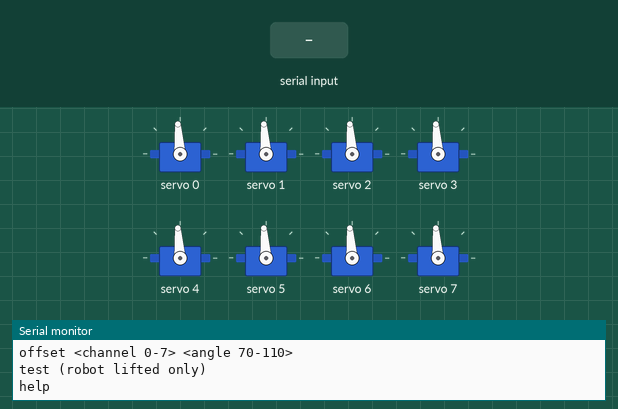
Recording of a sketch running on a simulated ESP32-S2. Shown: 8 × servo, the last lines printed to the serial monitor. The inputs (shaded band) are chosen by the test bench. Nothing arrives over Bluetooth unless stated.

Above: at 2.2 s.
2.3 s: "neutral 1\n" received over Serial
3.8 s: "test\n" received over Serial
At 3.98 s:
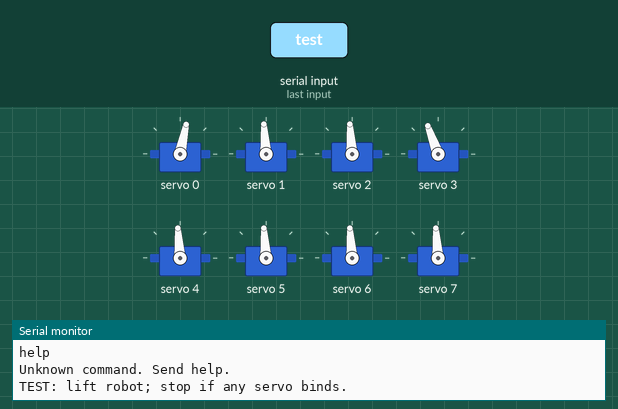
At 4.83 s:
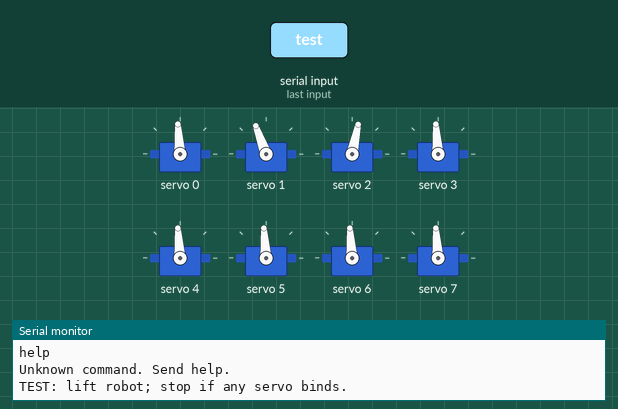
Timing chart, 0 to 11.6 s (numbered marks = the images above; inputs shaded):
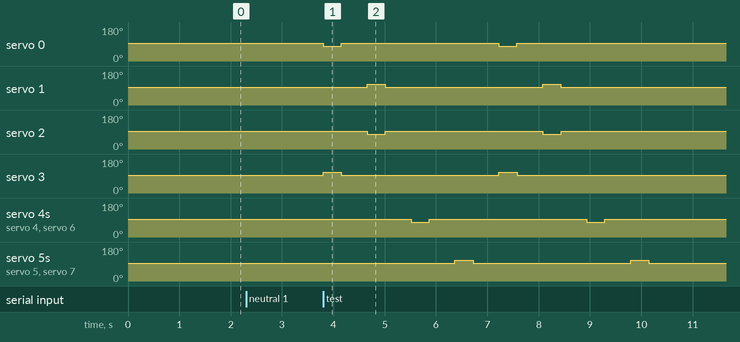

Measured:
- after the input at 3.8 s, servo 0: alternates 94° for 3.1 s and 78° for 0.35 s, 4 changes in all, then stays 94°, starting at once; servo 1: alternates 110° for 0.35 s and 94° for 3.1 s, starting after 0.86 s

The sketch:

QUADROPAD_Bluetooth_Mobile_Control.ino
```cpp
#include <Wire.h>
#include <Adafruit_PWMServoDriver.h>
#include "BluetoothSerial.h"

// QUADROPAD mobile control over Bluetooth Classic.
// For original ESP32 / ESP32-WROOM boards; not ESP32-S2/S3/C3.
// SDA=GPIO21, SCL=GPIO22, PCA9685 address=0x40
// CH0=R1, CH1=R2, CH2=L1, CH3=L2, CH4=R4, CH5=R3, CH6=L3, CH7=L4

Adafruit_PWMServoDriver pwm(0x40);
BluetoothSerial SerialBT;

const uint8_t SERVO_COUNT = 8;
const uint8_t R1=0, R2=1, L1=2, L2=3, R4=4, R3=5, L3=6, L4=7;
int pulseMin = 110;
int pulseMax = 510;
int neutralAngle[SERVO_COUNT] = {90,90,90,90,90,90,90,90};

// User-observed directions: inward channels 0,2,4,6; outward 1,3,5,7.
int direction[SERVO_COUNT] = {-1,1,-1,1,-1,1,-1,1};
const int SAFE_MIN_ANGLE = 70;
const int SAFE_MAX_ANGLE = 110;
const int MOVE_DELAY_MS = 350;
int lastAngle[SERVO_COUNT] = {90,90,90,90,90,90,90,90};

uint16_t angleToPulse(int angle) {
  angle = constrain(angle, 0, 180);
  return (uint16_t)map(angle, 0, 180, pulseMin, pulseMax);
}

void writePhysicalAngle(uint8_t channel, int angle) {
  if (channel >= SERVO_COUNT) return;
  pwm.setPWM(channel, 0, angleToPulse(constrain(angle, 0, 180)));
}

void sendMessage(const String &message) {
  Serial.println(message);
  if (SerialBT.hasClient()) SerialBT.println(message);
}

void setCalibratedAngle(uint8_t channel, int requestedAngle) {
  if (channel >= SERVO_COUNT) {
    sendMessage("ERROR: channel must be 0..7");
    return;
  }
  requestedAngle = constrain(requestedAngle, SAFE_MIN_ANGLE, SAFE_MAX_ANGLE);
  int physicalAngle = neutralAngle[channel] + direction[channel] * (requestedAngle - 90);
  physicalAngle = constrain(physicalAngle, SAFE_MIN_ANGLE, SAFE_MAX_ANGLE);
  writePhysicalAngle(channel, physicalAngle);
  lastAngle[channel] = physicalAngle;
}

void moveAllNeutral() {
  for (uint8_t ch=0; ch<SERVO_COUNT; ch++) {
    writePhysicalAngle(ch, neutralAngle[ch]);
    lastAngle[ch] = neutralAngle[ch];
  }
  delay(500);
}

void printHelp() {
  sendMessage("QUADROPAD Bluetooth commands:");
  sendMessage("neutral or rest or stop");
  sendMessage("servo <channel 0-7> <angle 70-110>, e.g. servo 0 100");
  sendMessage("dir <channel 0-7> <1 or -1>");
  sendMessage("offset <channel 0-7> <angle 70-110>");
  sendMessage("test (robot lifted only)");
  sendMessage("help");
}

void runSmallAlternatingTest() {
  sendMessage("TEST: lift robot; stop if any servo binds.");
  for (int cycle=0; cycle<2; cycle++) {
    setCalibratedAngle(R1,105); setCalibratedAngle(L2,105);
    delay(MOVE_DELAY_MS); moveAllNeutral();
    setCalibratedAngle(R2,105); setCalibratedAngle(L1,105);
    delay(MOVE_DELAY_MS); moveAllNeutral();
    setCalibratedAngle(R4,105); setCalibratedAngle(L3,105);
    delay(MOVE_DELAY_MS); moveAllNeutral();
    setCalibratedAngle(R3,105); setCalibratedAngle(L4,105);
    delay(MOVE_DELAY_MS); moveAllNeutral();
  }
  sendMessage("Test complete. Calibration test only, not a walking gait.");
}

void processCommand(String cmd) {
  cmd.trim();
  cmd.toLowerCase();
  if (!cmd.length()) return;

  if (cmd=="neutral" || cmd=="rest" || cmd=="stand" || cmd=="stop") {
    moveAllNeutral();
    sendMessage("Neutral pose applied.");
    return;
  }
  if (cmd=="test") { runSmallAlternatingTest(); return; }
  if (cmd=="help") { printHelp(); return; }

  if (cmd.startsWith("servo ")) {
    int p1=cmd.indexOf(' ');
    int p2=cmd.indexOf(' ',p1+1);
    if (p2<0) { sendMessage("Use: servo <channel> <angle>"); return; }
    int ch=cmd.substring(p1+1,p2).toInt();
    int angle=cmd.substring(p2+1).toInt();
    if (ch<0 || ch>=SERVO_COUNT) { sendMessage("Channel must be 0..7"); return; }
    if (angle<SAFE_MIN_ANGLE || angle>SAFE_MAX_ANGLE) {
      sendMessage("Angle must be 70..110 during calibration."); return;
    }
    setCalibratedAngle((uint8_t)ch,angle);
    sendMessage("Channel "+String(ch)+" set to requested angle "+String(angle));
    return;
  }

  if (cmd.startsWith("offset ")) {
    int p1=cmd.indexOf(' ');
    int p2=cmd.indexOf(' ',p1+1);
    if (p2<0) { sendMessage("Use: offset <channel> <neutral angle>"); return; }
    int ch=cmd.substring(p1+1,p2).toInt();
    int angle=cmd.substring(p2+1).toInt();
    if (ch<0 || ch>=SERVO_COUNT || angle<SAFE_MIN_ANGLE || angle>SAFE_MAX_ANGLE) {
      sendMessage("Use channel 0..7 and angle 70..110."); return;
    }
    neutralAngle[ch]=angle;
    writePhysicalAngle((uint8_t)ch,angle);
    lastAngle[ch]=angle;
    sendMessage("Neutral angle for channel "+String(ch)+" is now "+String(angle));
    return;
  }

  if (cmd.startsWith("dir ")) {
    int p1=cmd.indexOf(' ');
    int p2=cmd.indexOf(' ',p1+1);
    if (p2<0) { sendMessage("Use: dir <channel> <1|-1>"); return; }
    int ch=cmd.substring(p1+1,p2).toInt();
    int dir=cmd.substring(p2+1).toInt();
    if (ch<0 || ch>=SERVO_COUNT || (dir!=1 && dir!=-1)) {
      sendMessage("Use channel 0..7 and direction 1 or -1."); return;
    }
    direction[ch]=dir;
    sendMessage("Direction for channel "+String(ch)+" set to "+String(dir));
    return;
  }
  sendMessage("Unknown command. Send help.");
}

void setup() {
  Serial.begin(115200);
  Serial.setTimeout(100);
  SerialBT.begin("QUADROPAD");
  Wire.begin(21,22);
  pwm.begin();
  pwm.setPWMFreq(50);
  delay(500);
  moveAllNeutral();
  sendMessage("QUADROPAD ready. Pair phone with Bluetooth device QUADROPAD.");
  printHelp();
}

void loop() {
  if (Serial.available()) processCommand(Serial.readStringUntil('\n'));
  if (SerialBT.available()) processCommand(SerialBT.readStringUntil('\n'));
}
```
